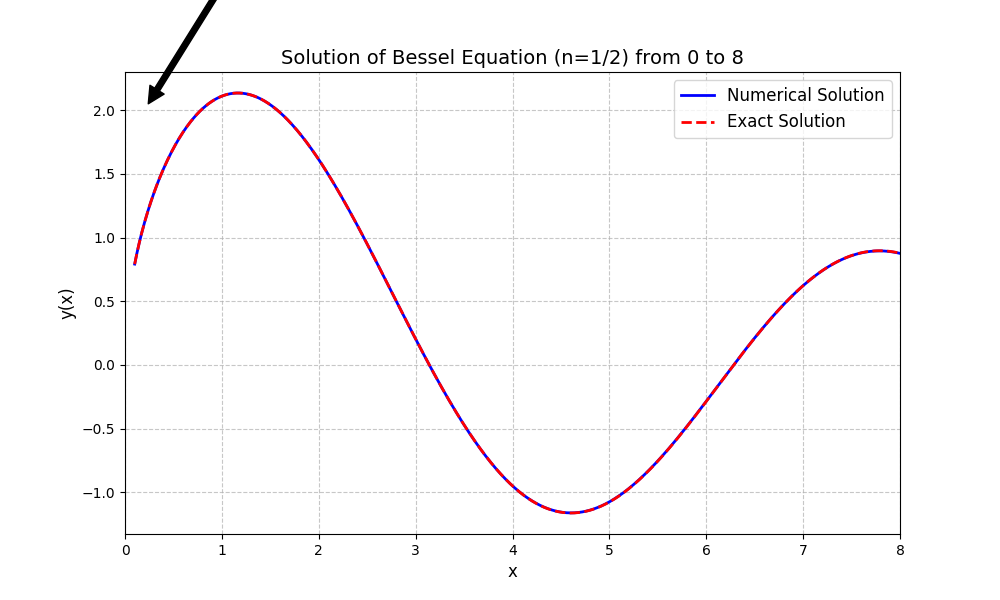

The script that drew this image:
from scipy.integrate import solve_ivp
import numpy as np
import matplotlib.pyplot as plt

def bessel_equations(x, y, n=0.5):
    y1, y2 = y
    dy1dx = y2
    dy2dx = (n**2 / x**2 - 1) * y1 - y2 / x
    return [dy1dx, dy2dx]

# Exact solution
def exact_solution(x):
    return np.sin(x) * np.sqrt(2 * np.pi / x)

# Avoid x=0 due to singularity, start slightly above
x0 = 0.1
# Initial conditions adjusted for starting at x0
y0 = [exact_solution(x0), 
      np.sqrt(2*np.pi/x0)*np.cos(x0) - np.sin(x0)*np.sqrt(2*np.pi/x0**3)/2]

# Numerical solution from x0 to 8
sol = solve_ivp(bessel_equations, [x0, 8], y0, t_eval=np.linspace(x0, 8, 1000))



# Create plot
plt.figure(figsize=(10, 6))
x_plot = np.linspace(0.1, 8, 1000)  # Start slightly above 0

# Numerical solution (from solve_ivp)
plt.plot(sol.t, sol.y[0], 'b-', linewidth=2, label='Numerical Solution')

# Exact solution
plt.plot(x_plot, exact_solution(x_plot), 'r--', linewidth=2, label='Exact Solution')

plt.xlabel('x', fontsize=12)
plt.ylabel('y(x)', fontsize=12)
plt.title('Solution of Bessel Equation (n=1/2) from 0 to 8', fontsize=14)
plt.legend(fontsize=12)
plt.grid(True, linestyle='--', alpha=0.7)
plt.xlim(0, 8)  # Ensure we show from 0 to 8

# Highlight the singularity at x=0
plt.annotate('Singularity at x=0', xy=(0.2, 2), xytext=(1, 3),
             arrowprops=dict(facecolor='black', shrink=0.05))

plt.show()
